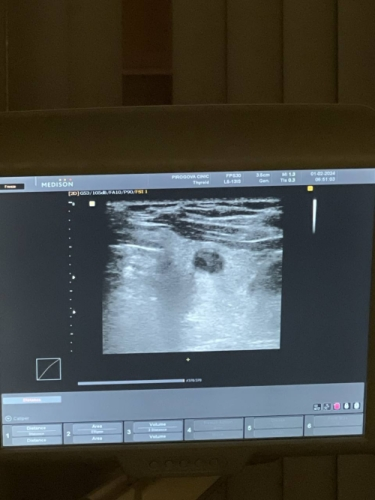
#> input picture screen foto/dataset 2024-04-21 14_33_36/images/train/105.jpg, 375 x 500 px, found by its file name; its folder holds 4 pictures in this run
$ python resize_yolo.py
#> lines starting #> are read from the running program, lines starting #| are printed output that depends on the picture
import cv2
import numpy as np
import os
from tqdm import tqdm


def add_padding_and_visualize(image_dir, labels_dir, output_image_dir, output_labels_dir, visualization_dir,
                              target_size=544):
#> called with image_dir = 'dataset_yolo_neuro_2/images/train', labels_dir = 'dataset_yolo_neuro_2/labels/train', output_image_dir = 'dataset_yolo_neuro_2/images/train_new', output_labels_dir = 'dataset_yolo_neuro_2/labels/train_new', visualization_dir = 'visualization_val_new', target_size = 544
    os.makedirs(output_image_dir, exist_ok=True)
    os.makedirs(output_labels_dir, exist_ok=True)
    os.makedirs(visualization_dir, exist_ok=True)

    for img_name in tqdm(os.listdir(image_dir)):
        if not img_name.lower().endswith(('.png', '.jpg', '.jpeg')):
            continue

        img_path = os.path.join(image_dir, img_name)
        img = cv2.imread(img_path)
#> img is the input picture: shape (500, 375, 3); mean B, G, R 72.8, 75.5, 72.2
        h, w = img.shape[:2]
#> h = 500; w = 375

        delta_w = target_size - w
#> delta_w = 169
        delta_h = target_size - h
#> delta_h = 44
        top = bottom = delta_h // 2
#> top = 22; bottom = 22
        left = right = delta_w // 2
#> left = 84; right = 84

        if delta_h % 2 != 0:
            bottom += 1
        if delta_w % 2 != 0:
            right += 1
#> right = 85

        padded_img = cv2.copyMakeBorder(img, top, bottom, left, right,
                                        cv2.BORDER_CONSTANT, value=(0, 0, 0))
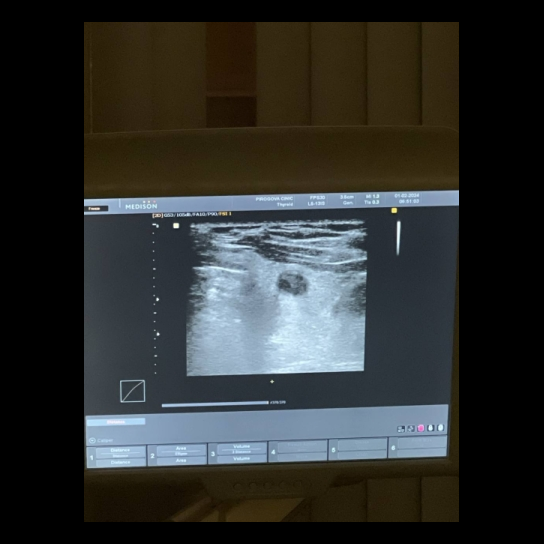
#> padded_img: shape (544, 544, 3); mean B, G, R 46.1, 47.8, 45.8

        output_img_path = os.path.join(output_image_dir, img_name)
        cv2.imwrite(output_img_path, padded_img)

        txt_name = os.path.splitext(img_name)[0] + '.txt'
        txt_path = os.path.join(labels_dir, txt_name)
        output_txt_path = os.path.join(output_labels_dir, txt_name)

        if os.path.exists(txt_path):
            with open(txt_path, 'r') as f_in, open(output_txt_path, 'w') as f_out:
                for line in f_in:
                    parts = line.strip().split()
                    if len(parts) != 5:
                        continue

                    class_id, x_center, y_center, width, height = map(float, parts)

                    new_x = (x_center * w + left) / target_size
                    new_y = (y_center * h + top) / target_size
                    new_w = (width * w) / target_size
                    new_h = (height * h) / target_size

                    f_out.write(f"{int(class_id)} {new_x:.6f} {new_y:.6f} {new_w:.6f} {new_h:.6f}\n")

                    x1 = int((new_x - new_w / 2) * target_size)
                    y1 = int((new_y - new_h / 2) * target_size)
                    x2 = int((new_x + new_w / 2) * target_size)
                    y2 = int((new_y + new_h / 2) * target_size)

                    color = (0, 255, 0) if int(class_id) == 0 else (0, 0, 255)
                    cv2.rectangle(padded_img, (x1, y1), (x2, y2), color, 2)
                    cv2.putText(padded_img, f"Class {int(class_id)}", (x1, y1 - 5),
                                cv2.FONT_HERSHEY_SIMPLEX, 0.5, color, 1)

            vis_path = os.path.join(visualization_dir, img_name)
            cv2.imwrite(vis_path, padded_img)
#> pass 2 of the loop in add_padding_and_visualize, `for img_name in tqdm(os.listdir(image_dir)):`:
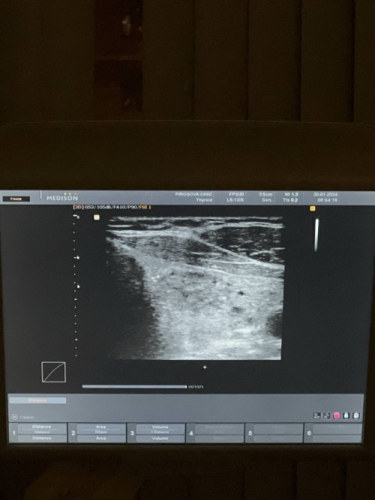
#> input picture screen foto/dataset 2024-04-21 14_33_36/images/train/108.jpg, 375 x 500 px, found by its file name
#> in add_padding_and_visualize, img is the input picture: shape (500, 375, 3); mean B, G, R 48.5, 54.1, 56.4
#> in add_padding_and_visualize, `padded_img = cv2.copyMakeBorder(img, top, bottom, left, right, cv2.BOR..`:
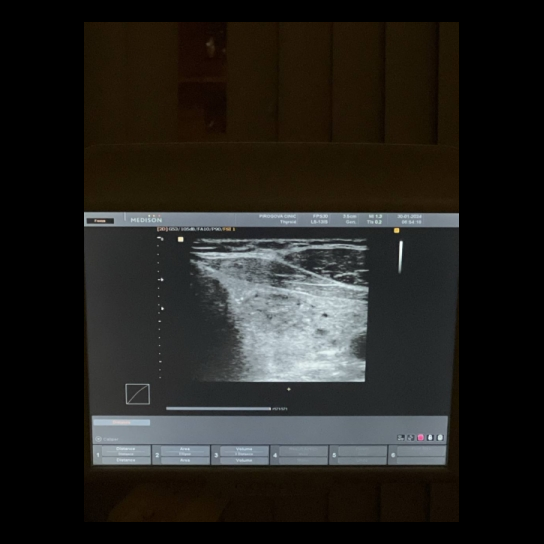
#> padded_img: shape (544, 544, 3); mean B, G, R 30.7, 34.3, 35.7
#> pass 3 of the loop in add_padding_and_visualize, `for img_name in tqdm(os.listdir(image_dir)):`:
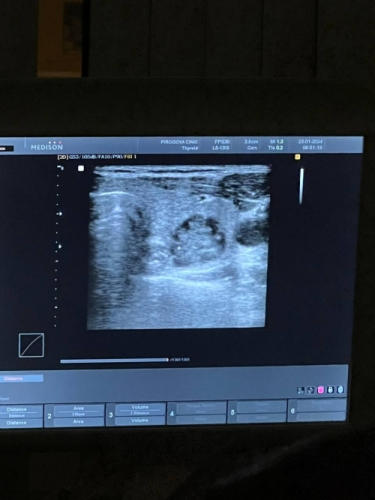
#> input picture screen foto/dataset 2024-04-21 14_33_36/images/train/109.jpg, 375 x 500 px, found by its file name
#> in add_padding_and_visualize, img is the input picture: shape (500, 375, 3); mean B, G, R 63, 49.8, 39
#> in add_padding_and_visualize, `padded_img = cv2.copyMakeBorder(img, top, bottom, left, right, cv2.BOR..`:
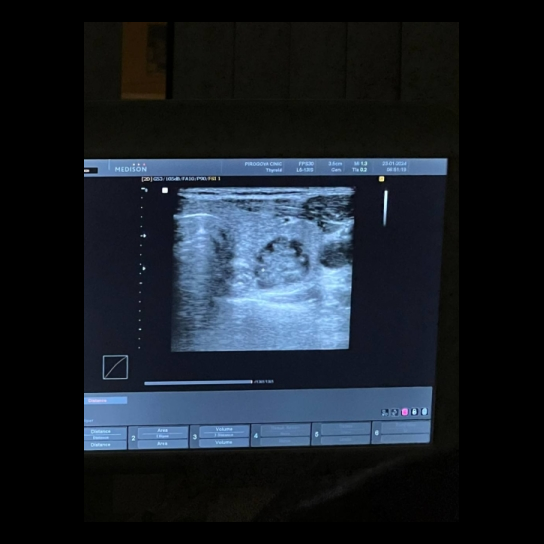
#> padded_img: shape (544, 544, 3); mean B, G, R 39.9, 31.6, 24.7
#> the loop made 4 passes; the first 3 are shown


add_padding_and_visualize(
    image_dir='dataset_yolo_neuro_2/images/train',
    labels_dir='dataset_yolo_neuro_2/labels/train',
    output_image_dir='dataset_yolo_neuro_2/images/train_new',
    output_labels_dir='dataset_yolo_neuro_2/labels/train_new',
    visualization_dir='visualization_val_new'
)
